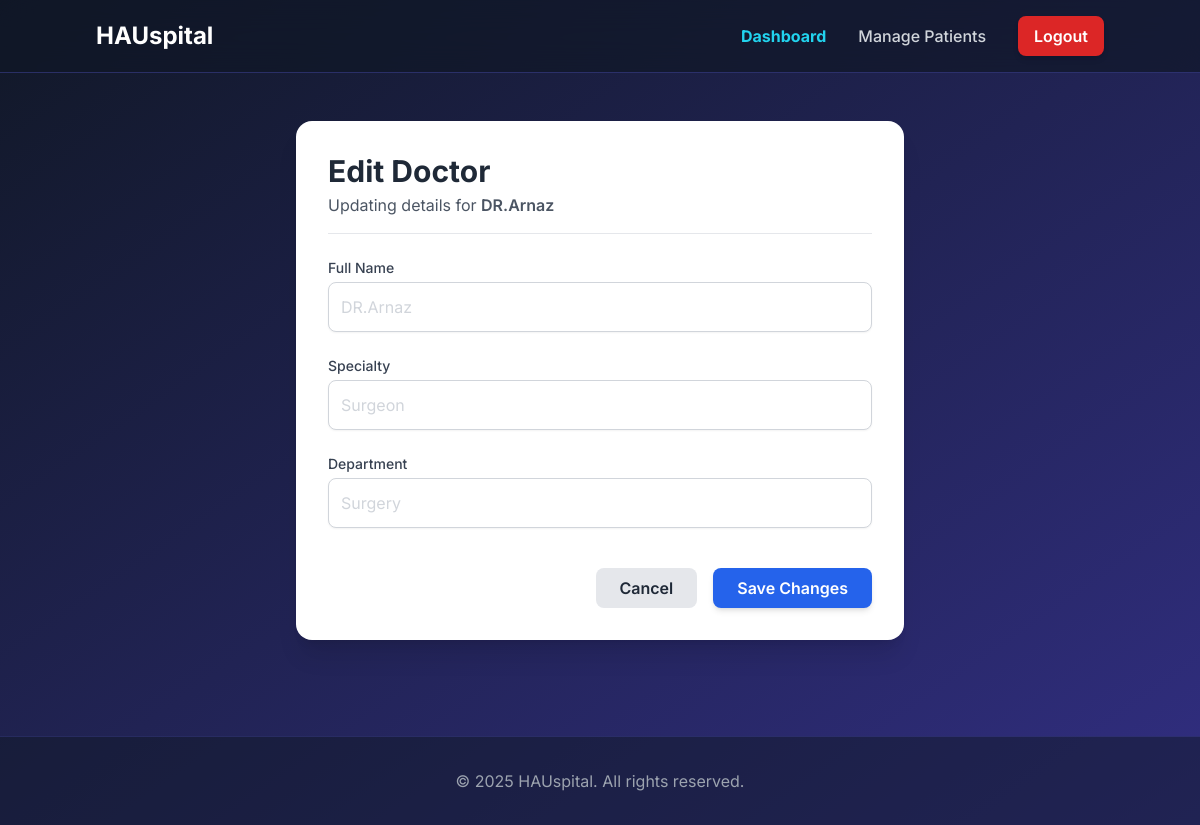
The page /accounts/edit-doctor/6/ (signed in) on the database its author committed.
### main/models.py (models this page shows, shortened)
class Doctor(models.Model):
    name = models.CharField(max_length=100)
    specialty = models.CharField(max_length=100)
    department = models.CharField(max_length=100)

### users/views.py (the view)
# urls.py: path('edit-doctor/<int:doctor_id>/', views.edit_doctor_view, name='edit_doctor'),
@login_required
def edit_doctor_view(request, doctor_id):
    if not (hasattr(request.user, 'profile') and request.user.profile.role == 'admin'):
        messages.error(request, 'You do not have permission to perform this action.')
        return redirect('home')
    doctor = get_object_or_404(Doctor, id=doctor_id)
    if request.method == 'POST':
        form = DoctorForm(request.POST, instance=doctor)
        if form.is_valid():
            form.save()
            messages.success(request, f'Details for Dr. {doctor.name} have been updated.')
            return redirect('manage_doctors')
    else:
        form = DoctorForm(instance=doctor)
    context = {
        'form': form,
        'doctor': doctor
    }
    return render(request, 'users/edit_doctor.html', context)

### main/forms.py
class DoctorForm(forms.ModelForm):
    class Meta:
        model = Doctor
        fields = ['name', 'specialty', 'department']
        widgets = {
            'name': forms.TextInput(attrs={'class': 'mt-1 block w-full border border-gray-300 rounded-lg shadow-sm p-3 focus:ring-indigo-500 focus:border-indigo-500'}),
            'specialty': forms.TextInput(attrs={'class': 'mt-1 block w-full border border-gray-300 rounded-lg shadow-sm p-3 focus:ring-indigo-500 focus:border-indigo-500'}),
            'department': forms.TextInput(attrs={'class': 'mt-1 block w-full border border-gray-300 rounded-lg shadow-sm p-3 focus:ring-indigo-500 focus:border-indigo-500'}),
        }

### main/templates/users/edit_doctor.html (shortened to what this page needs)
{% extends 'main/base.html' %}
{% load static %}
{% block content %}
<div class="w-full max-w-2xl mx-auto py-12 px-4 sm:px-6 lg:px-8">
    <div class="bg-white p-8 rounded-2xl shadow-xl">
        <div class="border-b pb-4 mb-6">
            <h1 class="text-3xl font-bold text-gray-800">Edit Doctor</h1>
            <p class="text-gray-600 mt-1">Updating details for <span class="font-semibold">{{ doctor.name }}</span></p>
        </div>
        <form method="POST" action="{% url 'edit_doctor' doctor.id %}" class="space-y-6">
            <div>
                <label for="{{ form.name.id_for_label }}" class="block text-sm font-medium text-gray-700">Full Name</label>
                {{ form.name }}
            </div>
            <div>
                <label for="{{ form.specialty.id_for_label }}" class="block text-sm font-medium text-gray-700">Specialty</label>
                {{ form.specialty }}
            </div>
            <div>
                <label for="{{ form.department.id_for_label }}" class="block text-sm font-medium text-gray-700">Department</label>
                {{ form.department }}
            </div>
            <div class="flex justify-end gap-4 pt-4">
                <a href="{% url 'manage_doctors' %}" class="bg-gray-200 text-gray-800 py-2 px-6 rounded-lg font-semibold hover:bg-gray-300">
                    Cancel
                </a>
                <button type="submit" class="bg-blue-600 text-white py-2 px-6 rounded-lg font-semibold hover:bg-blue-700 shadow-md">
                    Save Changes
                </button>
            </div>
        </form>
    </div>
</div>
{% endblock %}

### main/static/css/style.css (style rules this page uses)
body { font-family: 'Inter', sans-serif; background-color: #f8fafc; color: #334155; }

### rows shown on the page
Doctor: name "DR.Arnaz", specialty "Surgeon", department "Surgery"
